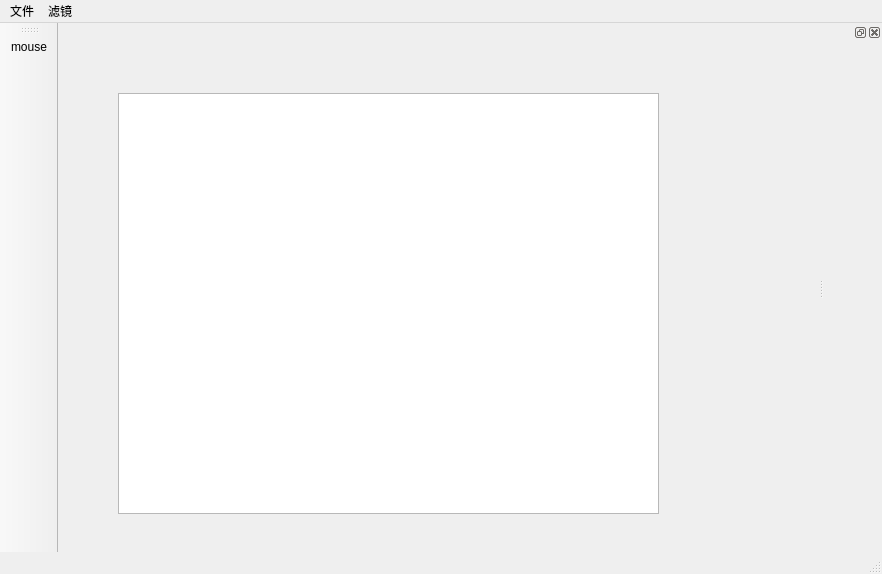
<?xml version="1.0" encoding="UTF-8"?>
<ui version="4.0">
 <class>MainWindow</class>
 <widget class="QMainWindow" name="MainWindow">
  <property name="geometry">
   <rect>
    <x>0</x>
    <y>0</y>
    <width>882</width>
    <height>574</height>
   </rect>
  </property>
  <property name="windowTitle">
   <string>MainWindow</string>
  </property>
  <widget class="QWidget" name="centralwidget">
   <widget class="QGraphicsView" name="graphicsView">
    <property name="geometry">
     <rect>
      <x>60</x>
      <y>70</y>
      <width>541</width>
      <height>421</height>
     </rect>
    </property>
   </widget>
  </widget>
  <widget class="QMenuBar" name="menubar">
   <property name="geometry">
    <rect>
     <x>0</x>
     <y>0</y>
     <width>882</width>
     <height>26</height>
    </rect>
   </property>
   <widget class="QMenu" name="menu">
    <property name="title">
     <string>文件</string>
    </property>
    <addaction name="actionopen"/>
    <addaction name="actionsave"/>
   </widget>
   <widget class="QMenu" name="menu_2">
    <property name="title">
     <string>滤镜</string>
    </property>
    <addaction name="actionmohu"/>
    <addaction name="actionpinghua"/>
   </widget>
   <addaction name="menu"/>
   <addaction name="menu_2"/>
  </widget>
  <widget class="QStatusBar" name="statusbar"/>
  <widget class="QToolBar" name="toolBar">
   <property name="windowTitle">
    <string>toolBar</string>
   </property>
   <attribute name="toolBarArea">
    <enum>LeftToolBarArea</enum>
   </attribute>
   <attribute name="toolBarBreak">
    <bool>false</bool>
   </attribute>
   <addaction name="action_tool_mouse"/>
  </widget>
  <widget class="QDockWidget" name="dockWidget_3">
   <attribute name="dockWidgetArea">
    <number>2</number>
   </attribute>
   <widget class="QWidget" name="dockWidgetContents_4"/>
  </widget>
  <action name="actionopen">
   <property name="text">
    <string>open</string>
   </property>
  </action>
  <action name="actionsave">
   <property name="text">
    <string>save</string>
   </property>
  </action>
  <action name="actionmohu">
   <property name="text">
    <string>mohu</string>
   </property>
  </action>
  <action name="actionpinghua">
   <property name="text">
    <string>pinghua</string>
   </property>
  </action>
  <action name="action_tool_mouse">
   <property name="text">
    <string>mouse</string>
   </property>
  </action>
 </widget>
 <resources/>
 <connections/>
</ui>
